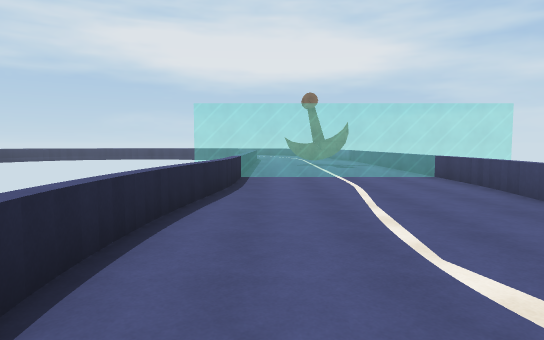
view 1 (above)

13 first-person views from a walk through a Unity game level. The camera is 1.5 m above the floor, tilts 4° down and sees 75° across. The floor is counted in squares, 2 m on a side. Each view is taken from the middle of a square. On the plan, view 1 faces up. The plan holds only what a view shows up to about 11 squares ahead; the rest is blank. The place goes on beyond the plan. Surface patterns are stand-ins for the level's own textures.

view 2
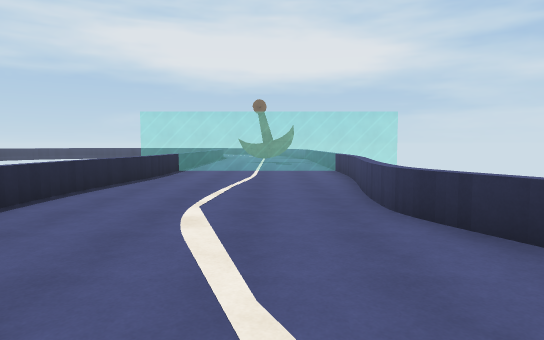

view 3
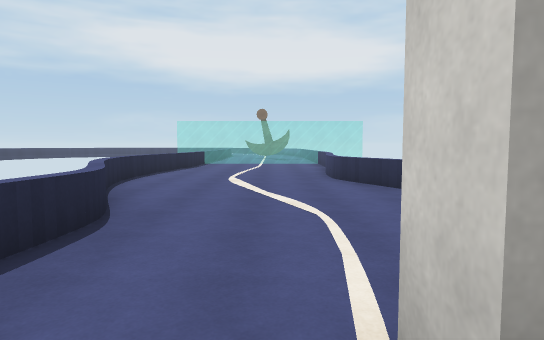

view 4
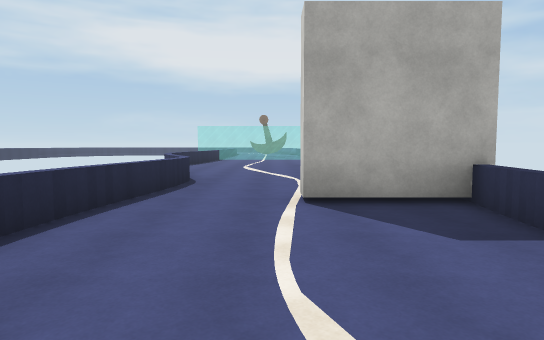

view 5
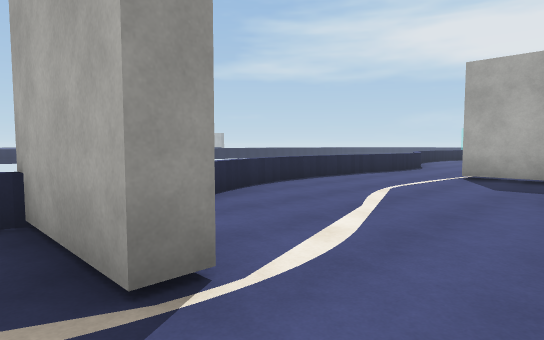

view 6
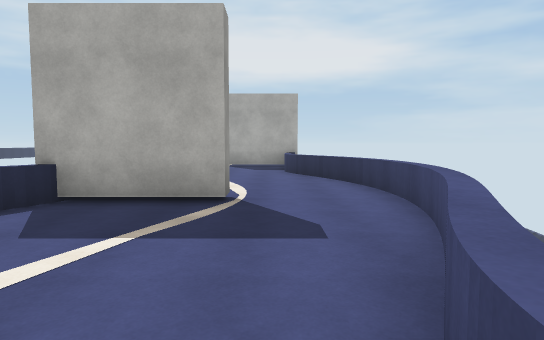

view 7
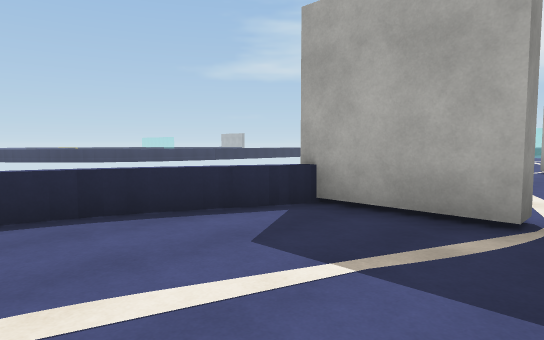

view 8
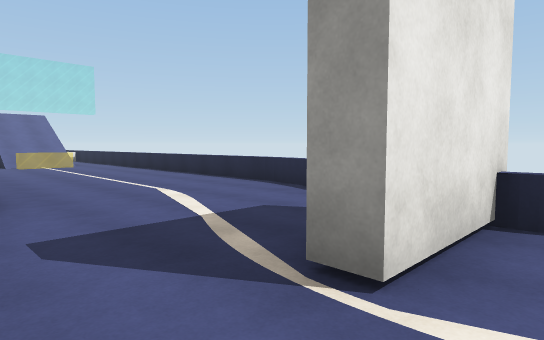

view 9
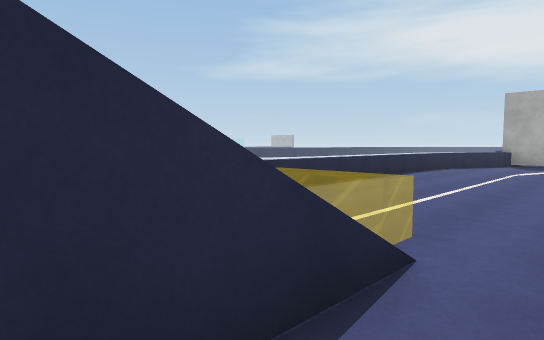

view 10
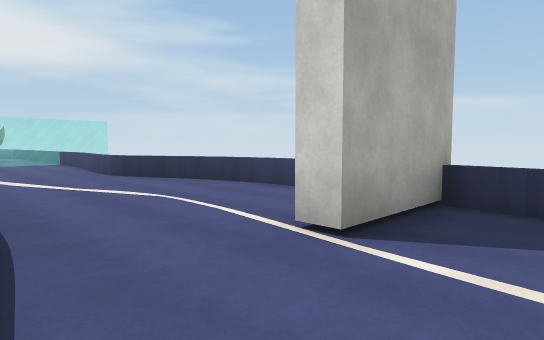

view 11
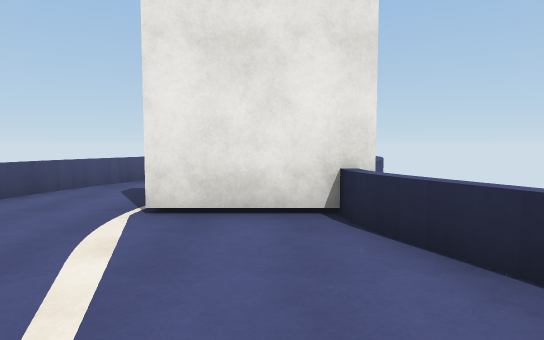

view 12
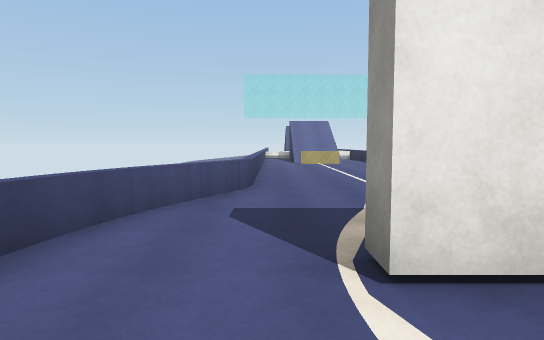

view 13
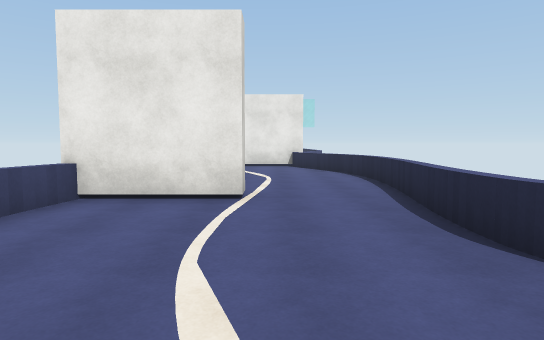

### Floor plan
Key: @ floor where view 1 was taken; # wall or solid block; . floor; / step, stairs or slope; = window, fence, low wall or low ledge; ^ raised ledge.
Columns run from 2 left of view 1 to 6 right of it. Each row starts with its distance up from view 1.
 11  #    #
 10  #....#
  9 =========
  8 ==....==#
  7  =....=
  6  =....=
  5  =....=
  4 #=....=
  3 #.....=
  2 #.....=
  1 #=....=#
  0  =@....=
 -1  =.....=
 -2  #=....=
 -3   =....=
 -4   =....=
 -5   =..###
 -6  #=....=
 -7  #.....=
 -8  #.....=
 -9  #=....=#
-10   =.....=
-11   =.....=
-12   #=....=
-13   ####..=
-14   #=....=
-15   =.....=
-16   =....=#
-17  #=....=
-18  #.....=
-19  #.....=
-20  #.....=
-21  #.....=
-22  #.....=
-23  #....
-24  # ....
-25     ^..
-26      /.
-27      #.
-28      #.

Positions as (right, up) in squares from view 1, and headings:
1: (0, 0), facing up
2: (2, -2), facing up
3: (2, -6), facing up
4: (2, -10), facing up
5: (5, -14), facing up-left
6: (4, -18), facing up
7: (4, -17), facing up-left
8: (5, -12), facing down-left
9: (4, -28), facing up-left
10: (0, -7), facing up-right
11: (2, -9), facing down
12: (4, -11), facing down
13: (2, 0), facing down
